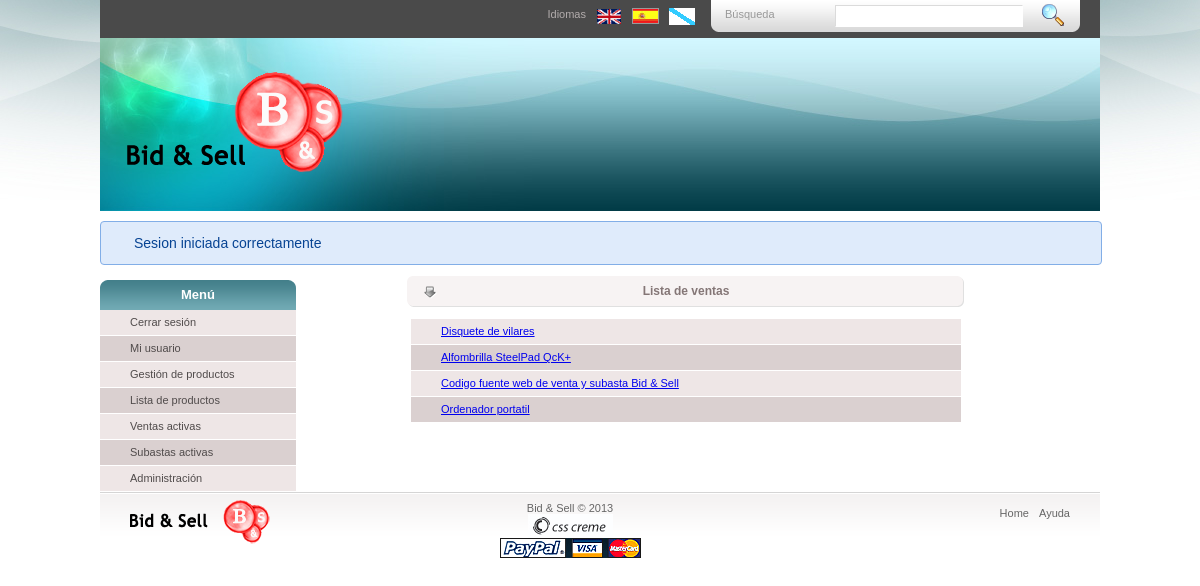
Screenshot of /index.php?controller=sale&action=listing (signed in) with the database file from the repository.
### tables this page shows
CREATE TABLE IF NOT EXISTS `VENTA` (
  `idVenta` int(10) unsigned NOT NULL AUTO_INCREMENT COMMENT 'Identificador unico de ventas. Auto incrementado.',
  `idProducto` int(10) unsigned NOT NULL COMMENT 'Identificador del producto en venta (clave foranea a PRODUCTO.idProducto).',
  `precio` decimal(9,2) unsigned NOT NULL DEFAULT '0.00' COMMENT 'Precio de venta del producto (en euros).',
  `stock` int(3) unsigned NOT NULL DEFAULT '0' COMMENT 'Cantidad de ejemplares del producto disponibles para venta.',
  PRIMARY KEY (`idVenta`),
  KEY `idProducto` (`idProducto`)
);

CREATE TABLE IF NOT EXISTS `PRODUCTO` (
  `idProducto` int(10) unsigned NOT NULL AUTO_INCREMENT COMMENT 'Identificador unico de producto. Auto incrementado.',
  `propietario` varchar(20) NOT NULL COMMENT 'Login del propietario (clave foranea a USUARIO.login).',
  `estado` enum('pendiente','subasta','venta') NOT NULL DEFAULT 'pendiente' COMMENT 'Estado del producto: en venta, en subasta o aun no establecido (pendiende).',
  `nombre` varchar(255) NOT NULL COMMENT 'Nombre del producto.',
  `descripcion` text COMMENT 'Descripcion del producto. Puede ser nulo.',
  PRIMARY KEY (`idProducto`),
  KEY `propietario` (`propietario`)
);

### views/layouts/application.php (called while the page is built)
<?php
require "header.php";
require "flash.php";
require "sidebar.php";
$this->yield();
require "footer.php";
?>

### controllers/SalesController.php (called while the page is built, shortened)
<?php
class SalesController extends Controller
{
    public function listing()
    {
        $sales = \models\Sale::findBy(null);
        $list = array();
        foreach ($sales as $sale) {
            $product = new \models\Product($sale->getProductId());
            $list[ ] = [
                "sale"    => $sale,
                "product" => $product,
            ];
        }
        $this->view->assign("list", $list);
        $this->view->render("sale_list");
    }
}
?>

### controllers/Router.php (called while the page is built, shortened)
<?php
class Router
{
    public function routeRequest($request)
    {
        $controller = "controllers\\HomeController";
        if ((isset($request->controller))) {
            $controller = $request->controller;
            $controller = "controllers\\" . ucfirst($controller) . "sController";
        }
        $action = isset($request->action) ? $request->action : "defaultAction";
        if (class_exists($controller) && method_exists($controller,$action)) {
            $controller = new $controller($request);
            $controller->$action();
        } else {
            header("HTTP/1.1 404 Not Found");
            include_once(__DIR__ . "/../assets/static/404.html");
            exit();
        }
    }
}
?>

### index.php (called while the page is built, shortened)
<?php
require_once(__DIR__ . "/components/ClassLoader.php");
$router = new controllers\Router();
$router->routeRequest(new components\Request());
?>

### components/ClassLoader.php (called while the page is built, shortened)
<?php
class ClassLoader
{
    private $namespace;
    private $includePath;
    private $separator    = "\\";
    private $extension    = ".php";
    public function __construct($namespace = null, $includePath = null)
    {
        $this->namespace   = $namespace;
        $this->includePath = $includePath;
    }
    public function loadClass($className)
    {
        $ns = $this->namespace . $this->separator;
        if ($this->namespace === null || $ns === substr($className, 0, strlen($ns))) {
            $fileName  = "";
            $lastNsPos = strripos($className, $this->separator);
            if ($lastNsPos !== false) {
                $namespace = substr($className, 0, $lastNsPos);
                $className = substr($className, $lastNsPos + 1);
                $fileName  = str_replace($this->separator, DIRECTORY_SEPARATOR, $namespace);
                $fileName .= DIRECTORY_SEPARATOR;
            }
            $fileName .= str_replace('_', DIRECTORY_SEPARATOR, $className);
            $fileName .= $this->extension;
            $require = "";
            if ($this->includePath !== null)
                $require .= $this->includePath . DIRECTORY_SEPARATOR;
        }
    }
}
?>

### database/SQLDAO.php (called while the page is built, shortened)
<?php
abstract class SQLDAO implements DAO
{
    protected $tableName;
    public function __construct($tableName)
    {
        $this->tableName = $tableName;
    }
    public function select($data, $where = null)
    {
        $db = DatabaseConnection::getConnection();
        $select = "SELECT ";
        $iter = new \CachingIterator(new \ArrayIterator($data));
        foreach ($iter as $column) {
            $select .= $column;
        }
        $select .= " FROM " . $this->tableName;
        if (isset($where)) {
            $select .= " WHERE ";
            $iter = new \CachingIterator(new \ArrayIterator($where));
            foreach ($iter as $key => $_) {
                $select .= $key . " = ?";
            }
        }
        $query = $db->prepare($select);
        if (isset($where)) {
            $i = 1;
            foreach ($where as $key => $_)
                $query->bindParam($i++, $where[$key]);
        }
        $result = array();
        if ($query->execute()) {
            while ($row = $query->fetch())
                $result[] = $row;
        }
        return $result;
    }
}
?>

### models/Sale.php (called while the page is built, shortened)
<?php
class Sale extends Model
{
    private $idSale;
    private $idProduct;
    public function __construct($idSale = null, $idProduct = null)
    {
        $this->idSale    = $idSale;
        $this->idProduct = $idProduct;
    }
    public static function findBy($where)
    {
        $ids = \database\DAOFactory::getDAO("sale")->select(["idVenta"], $where);
        $found = array();
        foreach ($ids as $id) {
            $sale = new Sale($id["idVenta"]);
            if (!$sale->fill()) break;
            $found[ ] = $sale;
        }
        return $found;
    }
    public function fill()
    {
        $rows = $this->dao->select(["*"], ["idVenta" => $this->idSale]);
        $this->idProduct = $rows[0]["idProducto"];
        return true;
    }
    public function getId()
    {
        return $this->idSale;
    }
    public function getProductId()
    {
        return $this->idProduct;
    }
}
?>

### models/Model.php (called while the page is built, shortened)
<?php
abstract class Model
{
    public function __construct()
    {
        $entity = substr(strchr(get_called_class(), "\\"), 1);
    }
}
?>

### components/Configuration.php (called while the page is built, shortened)
<?php
class Configuration
{
    private static $config;
    public static function readConfiguration($filename)
    {
        self::$config = parse_ini_file($filename, true);
    }
    public static function getValue($section, $key)
    {
        if (array_key_exists($section, self::$config) && array_key_exists($key, self::$config[$section]))
            return self::$config[$section][$key];
        return null;
    }
}
?>

### database/DAOFactory.php (called while the page is built, shortened)
<?php
class DAOFactory
{
    public static function getDAO($entityName)
    {
        $className = \components\Configuration::getValue("daos", strtolower($entityName));
        if (isset($className)) {
            return new $className();
        }
        return null;
    }
}
?>

### models/Product.php (called while the page is built, shortened)
<?php
class Product extends Model
{
    private $idProduct;
    public function __construct($idProduct = null, $owner = null)
    {
        $this->idProduct =   $idProduct;
    }
    public function fill()
    {
        $rows = $this->dao->select(["*"], ["idProducto" => $this->idProduct]);
        $this->name        = $rows[0]["nombre"];
        return true;
    }
}
?>

### views/templates/sale_list.php (the view)
<div class="center_content">
    <div class="center_title_bar"><?php print $lang ["sale"]["list"]; ?></div>
    <ul class="list">
<?php
    $list = array_reverse($list);
    for ($i = 0; $i < count($list); $i++) {
?>
        <li class="<?php if ($i % 2 == 0) print "even"; else print "odd"; ?>">
            <a href="/index.php?controller=sale&action=get&id=<?php print $list[$i]["sale"]->getId(); ?>"><?php print $list[$i]["product"]->name; ?></a>
        </li>
<?php } ?>
    </ul>
</div>

### assets/css/style.css (style rules this page uses)
body { background:url(/assets/imgs/bg.jpg) no-repeat #fff center top; padding:0; font-family:Arial, Helvetica, sans-serif; font-size:11px; margin:0px auto auto auto; color:#000; }
.center_content { width:780px; float:left; margin: 0 auto; }
.center_title_bar { width:780px; height:33px; text-align:center; float:left; margin: 0 auto; line-height:33px; font-size:12px; color:#847676; font-weight:bold; background:url(/assets/img/bar_bg.gif) no-repeat center; }
ul.list { float:left; }
ul.list li { float:left; margin-left: 75px; list-style:none; display:inline-block; vertical-align:middle; }
ul.list li.odd { width: 520px;display:block;background-color: #dad0d0;border-bottom:1px #FFFFFF solid; text-decoration:none;color:#504b4b;padding:0 0 0 30px; line-height:25px; }
ul.list li.even { width:520px;display:block;background-color: #eee6e6;border-bottom:1px #FFFFFF solid; text-decoration:none;color:#504b4b;padding:0 0 0 30px; line-height:25px; }

### rows the page displays
venta: idProducto.nombre "Disquete de vilares"
venta: idProducto.nombre "Alfombrilla SteelPad QcK+"
venta: idProducto.nombre "Codigo fuente web de venta y subasta Bid & Sell"
venta: idProducto.nombre "Ordenador portatil"

### other values shown
$lang["general"]["search"] "Búsqueda"
$lang["general"]["languages"] "Idiomas"
$flash "Sesion iniciada correctamente"
$lang ["general"]["menu"] "Menú"
$lang["user"]["logout"] "Cerrar sesión"
$lang ["user"]["panel"] "Mi usuario"
$lang["product"]["panel"] "Gestión de productos"
$lang["product"]["list"] "Lista de productos"
$lang ["sale"]["panel"] "Ventas activas"
$lang["bidding"]["panel"] "Subastas activas"
$lang["store"]["panel"] "Administración"
$lang ["sale"]["list"] "Lista de ventas"
$lang["general"]["help"] "Ayuda"
